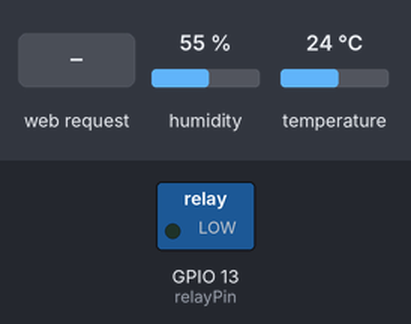
A sketch run on a simulated ESP32. Parts: switched loads named in the sketch (green lamp = pin HIGH). The test bench sets the inputs (shaded band); at power-on: humidity 55 %, temperature 24 °C. WiFi joins after 1.5 s; servers stay silent unless stated; what the sketch prints to the serial monitor is not drawn.

Above: at 2.7 s.
2.8 s: HTTP request GET /H received
At 3.7 s:
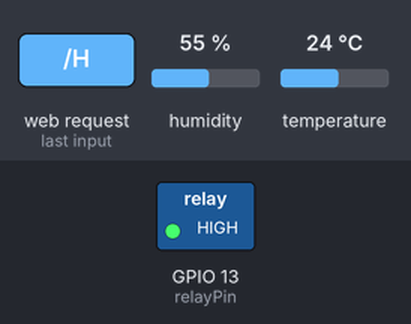
4.3 s: HTTP request GET /L received
At 4.7 s:
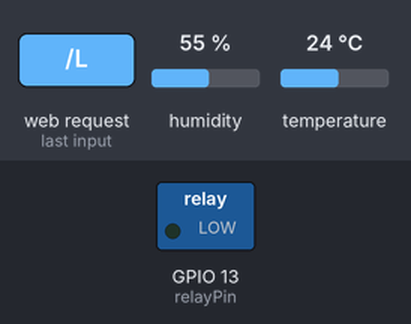
Timing chart, 0 to 7.3 s (numbered marks = the images above; inputs shaded):
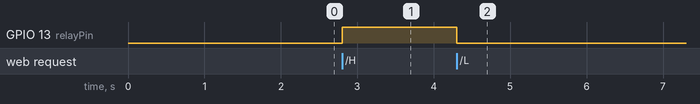

Measured:
- after the input at 2.8 s, GPIO 13 (relayPin): LOW → HIGH at once
- after the input at 4.3 s, GPIO 13 (relayPin): HIGH → LOW at once

The sketch:

sketch.ino
```cpp
#include <WiFi.h>
#include <DHT.h>

const char* ssid = "Wokwi-GUEST";
const char* password = "";

#define DHTPIN 15
#define DHTTYPE DHT22
DHT dht(DHTPIN, DHTTYPE);

WiFiServer server(80);
const int relayPin = 13;

void setup() {
  Serial.begin(115200);
  pinMode(relayPin, OUTPUT);
  dht.begin();
  WiFi.begin(ssid, password);
  while (WiFi.status() != WL_CONNECTED) { delay(500); Serial.print("."); }
  server.begin();
}

void loop() {
  WiFiClient client = server.available();
  if (client) {
    String currentLine = "";
    while (client.connected()) {
      if (client.available()) {
        char c = client.read();
        if (c == '\n') {
          if (currentLine.length() == 0) {
            float h = dht.readHumidity();
            float t = dht.readTemperature();

            client.println("HTTP/1.1 200 OK");
            client.println("Content-type:text/html");
            client.println();
            client.print("<h1>Dashboard IoT S122</h1>");
            client.print("<p><b>Temp:</b> " + String(t) + " C</p>");
            client.print("<p><b>Umid:</b> " + String(h) + " %</p>");
            client.print("<p><a href=\"/H\">Ligar Relé</a> | <a href=\"/L\">Desligar Relé</a></p>");
            client.println();
            break;
          } else { currentLine = ""; }
        } else if (c != '\r') { currentLine += c; }

        if (currentLine.endsWith("GET /H")) digitalWrite(relayPin, HIGH);
        if (currentLine.endsWith("GET /L")) digitalWrite(relayPin, LOW);
      }
    }
    client.stop();
  }
}
```
